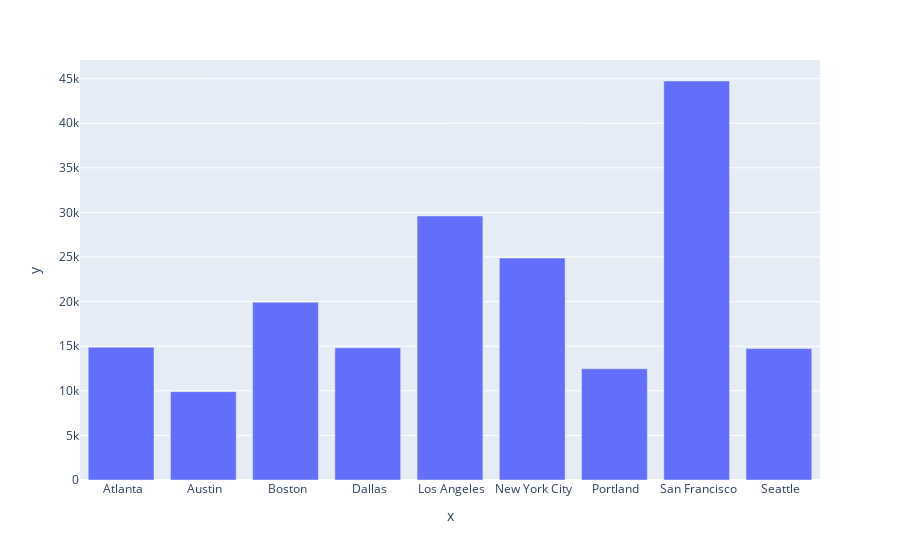

Source (notebook cell):
### Code cell
fig = px.bar(data_frame=df,
      x=df.groupby('cities')['Sales'].count().index,
      y=df.groupby('cities')['Sales'].count())
fig.show()

### Figure 1 — Plotly figure (JSON) as saved in the notebook; plotly's stock layout.template omitted (floating-point values rounded to 4 significant figures)
{"data": [{"alignmentgroup": "True", "hovertemplate": "x=%{x}<br>y=%{y}<extra></extra>", "legendgroup": "", "marker": {"color": "#636efa", "pattern": {"shape": ""}}, "name": "", "offsetgroup": "", "orientation": "v", "showlegend": false, "textposition": "auto", "type": "bar", "x": [" Atlanta", " Austin", " Boston", " Dallas", " Los Angeles", " New York City", " Portland", " San Francisco", " Seattle"], "xaxis": "x", "y": [14881, 9905, 19934, 14820, 29605, 24876, 12465, 44732, 14732], "yaxis": "y"}], "layout": {"barmode": "relative", "legend": {"tracegroupgap": 0}, "margin": {"t": 60}, "xaxis": {"anchor": "y", "domain": [0, 1], "title": {"text": "x"}}, "yaxis": {"anchor": "x", "domain": [0, 1], "title": {"text": "y"}}}}
